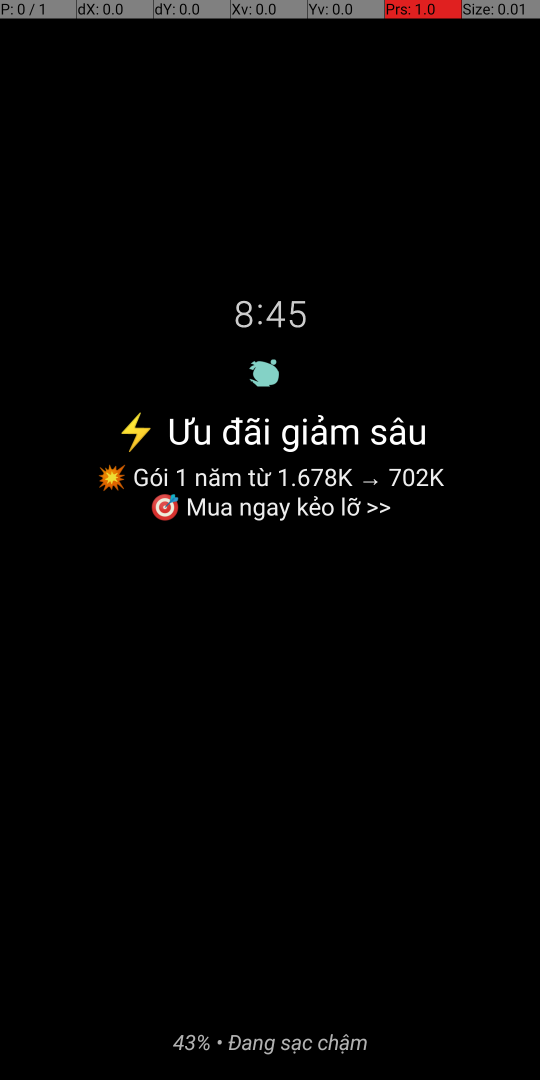
#> input picture auto/screen.png, 1080 x 2160 px (shown at 1/2 size)
$ python auto.py
#> lines starting #> are read from the running program, lines starting #| are printed output that depends on the picture
import os
import cv2
import numpy as np
import time
import subprocess
import gc

ADB = r"C:\Users\DAI PHAT\Downloads\platform-tools-latest-windows\platform-tools\adb.exe"

TEMPLATES = ["skip.png", "exit.png", "unit-1.png", "unit-3.png", "unit-4.png"]

def adb(cmd):
    subprocess.run(f'"{ADB}" {cmd}', shell=True, stdout=subprocess.DEVNULL, stderr=subprocess.DEVNULL)

def tap(x, y):
    adb(f"shell input tap {x} {y}")

# [37 lines left out: functions screenshot, find, not called in this run]

def setup_templates():
    print("📸 Đang chụp màn hình từ điện thoại...")
    adb("shell screencap -p /sdcard/screen.png")
    adb("pull /sdcard/screen.png .")

    img = cv2.imread("screen.png")
    if img is None:
        print("❌ Không đọc được screen.png.")
        return False

    MAX_H, MAX_W = 850, 480
    orig_h, orig_w = img.shape[:2]
    scale = min(MAX_W / orig_w, MAX_H / orig_h)
    display = cv2.resize(img, (int(orig_w * scale), int(orig_h * scale)))
    del img
    gc.collect()

    print(f"📐 scale={scale:.2f}")
    print("\n✅ Màn hình đã chụp xong!")
    print("=" * 50)
    print("Hướng dẫn: Kéo chuột → ENTER lưu, C chọn lại")
    print("=" * 50)

    for name in TEMPLATES:
        while True:
            print(f"\n👉 Đang crop: {name}")
            img_orig = cv2.imread("screen.png")
            roi = cv2.selectROI(
                f"Chon [{name}] - ENTER luu, C chon lai",
                display, fromCenter=False, showCrosshair=True
            )
            cv2.destroyAllWindows()

            x, y, w, h = roi
            if w == 0 or h == 0:
                print("⚠️  Chưa chọn vùng! Thử lại...")
                del img_orig
                continue

            x0, y0 = int(x / scale), int(y / scale)
            w0, h0 = int(w / scale), int(h / scale)
            crop = img_orig[y0:y0+h0, x0:x0+w0]
            cv2.imwrite(name, crop)
            print(f"✅ Đã lưu {name} ({w0}x{h0} tại {x0},{y0})")
            del img_orig, crop
            gc.collect()
            break

    del display
    gc.collect()
    print("\n🎉 Crop xong!")
    return True

# [113 lines left out: functions run_debug, reset_state, run_bot, not called in this run]

if __name__ == "__main__":
    print("=" * 50)
    print("       GAME BOT - ZOMBIE AUTO CLICKER")
    print("=" * 50)

    missing = [t for t in TEMPLATES if not os.path.exists(t)]

    if missing:
        print(f"\n⚠️  Thiếu template: {missing}")
        choice = "1"
    else:
        print("\nTemplate đã có sẵn:")
        for t in TEMPLATES:
            print(f"  ✔ {t}")
        print("\n[1] Crop lại template mới")
        print("[2] Chạy debug kiểm tra template hiện tại")
        print("[3] Chạy bot luôn")
        choice = input("\nChọn (1/2/3): ").strip()
#> the answer given: 1

    if choice == "1":
        if setup_templates():
#> in setup_templates, img is the input picture: shape (2160, 1080, 3); mean B, G, R 4.4, 4.6, 5.1
#> in setup_templates, `display = cv2.resize(img, (int(orig_w * scale), int(orig_h * scale)))`:
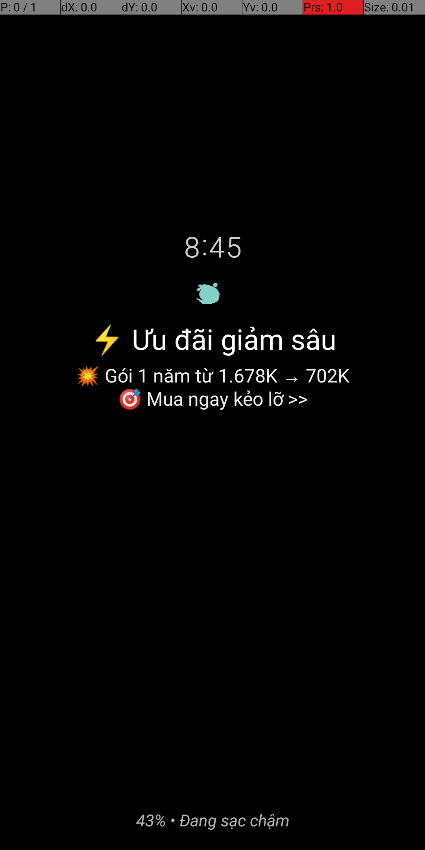
#> display: shape (850, 425, 3); mean B, G, R 4.4, 4.6, 5.1
#| 📐 scale=0.39
#> (the run stopped early here; a loop or call above may not have finished)
